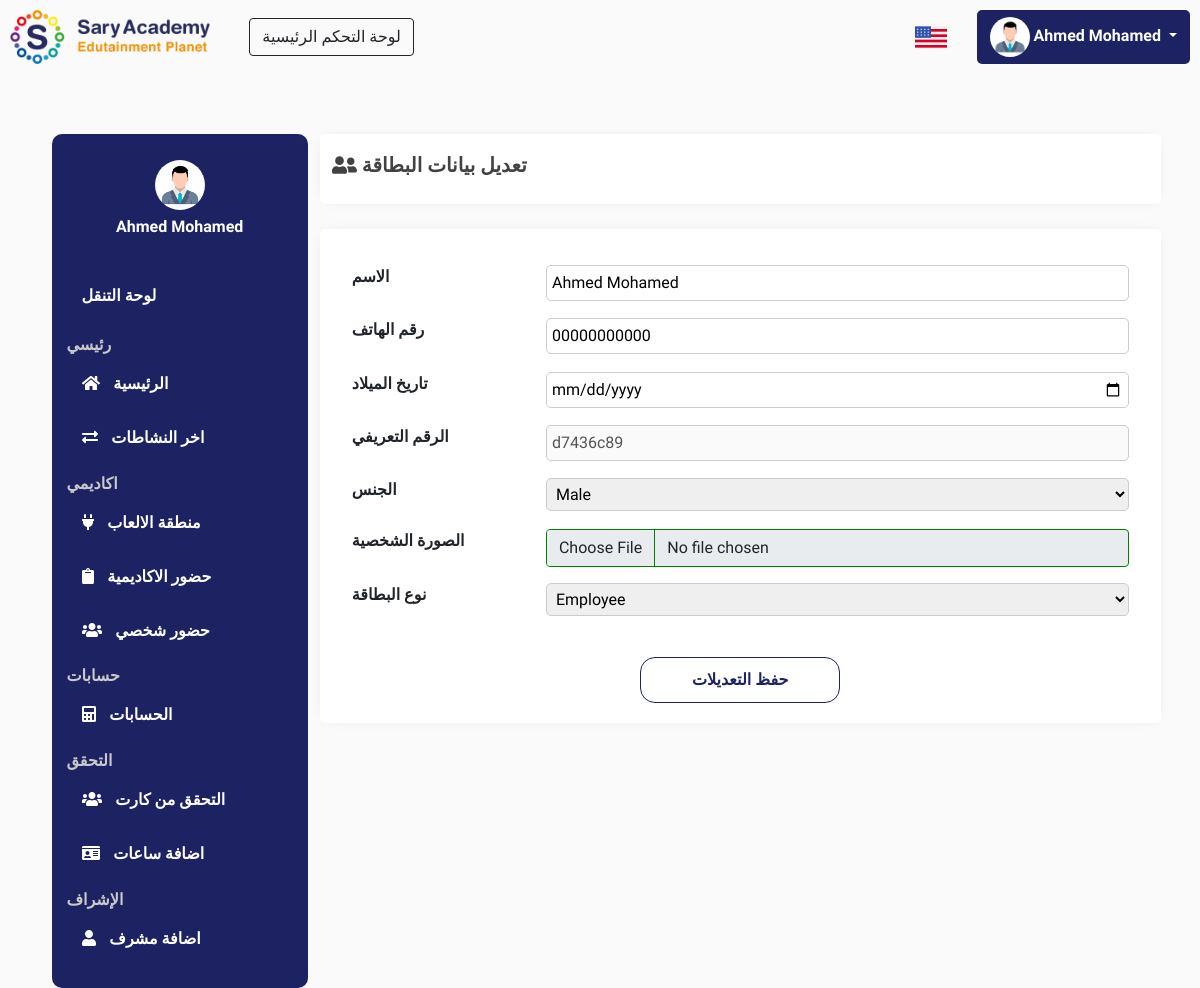
Screenshot of /ar/edit-profile.php?id=1 (signed in) with the database file from the repository.
### tables this page shows
CREATE TABLE `users` (
  `id` int(255) NOT NULL,
  `name` text NOT NULL,
  `email` text NOT NULL,
  `password` char(40) NOT NULL,
  `gender` text NOT NULL,
  `phone` text DEFAULT NULL,
  `role` text NOT NULL,
  `per_one` text NOT NULL,
  `per_two` text NOT NULL,
  `per_three` text NOT NULL,
  `per_four` text NOT NULL
);

CREATE TABLE `cards` (
  `id` int(255) NOT NULL,
  `name` text NOT NULL,
  `phone` text DEFAULT NULL,
  `birthday` text NOT NULL,
  `gender` text NOT NULL,
  `code` text NOT NULL,
  `kind` text DEFAULT NULL,
  `position` text DEFAULT NULL,
  `salary` text DEFAULT NULL,
  `profile_pic` varchar(255) DEFAULT NULL,
  `hours` int(255) NOT NULL
);

### ar/edit-profile.php (the view, shortened to what this page needs)
<html>
<head>
    <?php include('links.php'); ?>
</head>
<body style="background-color:#FAFAFA;padding:10px">
<?php include('header.php'); ?>
<div class="container" style="max-width: 95%;margin-top: 70px;">
    <div class="row">
        <div class="col-lg-3">
            <?php include('menu.php'); ?>
        </div>
        <div class="col-lg">
            <div class="row" style="background:white;height: 70px;box-shadow:0 0 15px -9px rgba(0, 0, 0, 0.25);border-radius:5px">
                <h5 style="text-transform: uppercase;font-weight:bold;color:#424242;align-self: center;"><i class="fas fa-user-friends"></i> تعديل بيانات البطاقة</h5>
            </div>
            <div class="row" style="background:white;padding:20px;box-shadow:0 0 15px -9px rgba(0, 0, 0, 0.25);border-radius:5px;margin-top:3%">
                <form method="POST" style="margin-top: 2%;" enctype="multipart/form-data">
                    <div id='container'>
<?php
$id = $_GET['id'];
$sql = "SELECT * FROM cards WHERE id = $id";
$query = mysqli_query($connect, $sql);
$num = mysqli_num_rows($query);
if($num > 0) {
    while($row = mysqli_fetch_assoc($query)) {
        $name = $row['name'];
        $phone = $row['phone'];
        $birthday = $row['birthday'];
        $gender = $row['gender'];
        $code = $row['code'];
        $kind = $row['kind'];
    }
} else {
    die();
}
?>
                    <label style="font-weight: bold;">الاسم</label>
                    <input type="text" name="name" value="<?php echo "$name" ?>" required>
                    <label style="font-weight: bold;">رقم الهاتف</label>
                    <input type="text" name="phone"  value="<?php echo "$phone" ?>">
                    <label style="font-weight: bold;">تاريخ الميلاد</label>
                    <input type="date" name="birthday" value="<?php echo "$birthday" ?>">
                    <label style="font-weight: bold;">الرقم التعريفي</label>
                    <input type="text" name="code" value="<?php echo "$code" ?>" disabled>
                    <label style="font-weight: bold;">الجنس</label>
                    <select name="gender" required>
                        <option hidden><?php echo "$gender" ?></option>
                    </select>
                    <label style="font-weight: bold;">الصورة الشخصية</label>
                    <div class="mb-3">
                    <?php
                        $query_check = mysqli_query($connect, "SELECT * FROM cards WHERE id = $id");
                        if($row_check = mysqli_fetch_array($query_check)) {
                            $profile = $row_check['profile_pic'];
                            if($profile !== "") {
                                echo '<input class="form-control" type="file" name="profile-pic" id="formFile" data-bs-toggle="tooltip" data-bs-placement="bottom" title="تم رفع الصورة من قبل" style="border: 1px solid green">';
                            } else {
                                echo '<input class="form-control" type="file" name="profile-pic" id="formFile" data-bs-toggle="tooltip" data-bs-placement="bottom" title="لم يتم رفع الصورة من قبل" style="border: 1px solid red">';
                            }
                        }
                    ?>
                    </div>
                    <label style="font-weight: bold;">نوع البطاقة</label>
                    <select name="kind" onchange="yesnoCheck(this);" required>
                        <option value=<?php echo "$kind" ?> hidden><?php echo "$kind" ?></option>
                    </select>
                    </div>
                    <input type="submit" name="edit-card" value="حفظ التعديلات">
                </form>
            </div>
        </div>
    </div>
</div>
</body>
</html>

### ar/header.php (shortened to what this page needs)
<nav style="display: block;">
        <a href="https://sary-academy.com" target="_blank"><img src="../pics/saryacademy.png" alt="Sary academy" style="max-width: 200px;"></a>
        <a href="https://saryacademy.com/dashboard/login" style="margin-left:3%"><button class="btn btn-outline-dark">لوحة التحكم الرئيسية</button></a>
        <div style="float: right;display:flex;align-items: center;gap: 30px">
        <a href="../"><img src="../pics/usa-flag.png"></a>
        <div class="dropdown" style="box-shadow:none !important;background:#1D2362;border-radius: 5px;">
        <button class="btn dropdown-toggle shadow-none" type="button" id="dropdownMenuButton1" data-bs-toggle="dropdown" aria-expanded="false" style="color:white;font-weight:bold;">
            <img src="../pics/placeholder.jpg" style="max-width: 40px;border-radius: 50%;">
<?php
$email = $_SESSION['email'];
$sql = "SELECT * FROM users WHERE email = '$email'";
$query = mysqli_query($connect, $sql);
while($row = mysqli_fetch_assoc($query)) {
    $name = $row['name'];
    echo "$name";
}
?>
        </button>
        </div>
        </div>
</nav>

### ar/menu.php (shortened to what this page needs)
<div class="menu-dashboard">
    <div class="menu-container">
        <img src="../pics/placeholder.jpg" style="max-width: 50px;border-radius: 50%;margin-left: auto;margin-right: auto;display: block;">
        <span style="text-align: center;color:white;display:block;font-weight:bold;margin-top:2%"><?php
        $email = $_SESSION['email'];
        $sql = "SELECT * FROM users WHERE email = '$email'";
        $query = mysqli_query($connect, $sql);
        while($row = mysqli_fetch_assoc($query)) {
            $name = $row['name'];
            $per_two = $row['per_two'];
            $per_three = $row['per_three'];
            $per_four = $row['per_four'];
            echo "$name";
        }
        ?></span>
        <div class="menu-links">
            <span style="color: white;font-weight:bold;padding:15px;margin-bottom:10px;display:block">لوحة التنقل</span>
            <div class="group">
            <span>رئيسي</span>
            <a href="dashboard.php"><button class="menu-link dashboard-menu"><i class="fas fa-home" style="margin-right: 5%;"></i> الرئيسية</button></a>
            <a href="activities.php"><button class="menu-link activities-menu"><i class="fas fa-exchange-alt" style="margin-right: 5%;"></i> اخر النشاطات</button></a>
            </div>
            <div class="group">
            <span>اكاديمي</span>
            <a href="display-sessions.php?month=<?php echo date('M') ?>"><button class="menu-link sessions-menu"><i class="fas fa-plug" style="margin-right: 5%;"></i> منطقة الالعاب</button></a>
            <a href="attendance.php"><button class="menu-link attendance-menu"><i class="fas fa-clipboard" style="margin-right: 5%;"></i> حضور الاكاديمية</button></a>
            <a href="attendance-schedule.php"><button class="menu-link attendance-schedule-menu"><i class="fas fa-users" style="margin-right: 5%;"></i> حضور شخصي</button></a>
            </div>
            <?php
                if($per_two !==""){
                    echo '
                    <div class="group">
                    <span>حسابات</span>
                    <a href="accounting.php?month='.date('M').'"><button class="menu-link accounting-menu"><i class="fas fa-calculator" style="margin-right: 5%;"></i> الحسابات</button></a>
                    </div>
                    ';
                }
            ?>
            <div class="group">
            <?php
                if($per_four !=="" || $per_three !== ""){
                    echo '<span>التحقق</span>';
                }
            ?>
            <?php
                if($per_four !==""){
                    echo '<a href="card-verification.php"><button class="menu-link card-verify-menu"><i class="fas fa-users" style="margin-right: 5%;"></i> التحقق من كارت</button></a>';
                }
            ?>
            <?php
                if($per_three !==""){
                    echo '<a href="add-hours.php"><button class="menu-link add-hours-menu"><i class="fas fa-id-card" style="margin-right: 5%;"></i> اضافة ساعات</button></a>';
                }
            ?>
            </div>
            <div class="group">
            <span>الإشراف</span>
            <?php
            if(!isset($_SESSION['email'])) {
                header('Location: index.php');
            } else {
                $email = $_SESSION['email'];
            }
            $sql = "SELECT * FROM users WHERE email = '$email'";
            $query = mysqli_query($connect, $sql);
            while($row = mysqli_fetch_assoc($query)) {
                $role = $row['role'];
            }
            if($role == "Admin") {
            } elseif($role == "Superadmin") {
                echo '<a href="add-admin.php"><button class="menu-link add-admin-menu"><i class="fas fa-user" style="margin-right: 5%;"></i> اضافة مشرف</button></a>';
            }
            ?>
            </div>
        </div>
    </div>
</div>

### ar/style/style.css (style rules this page uses)
*, html { margin: 0; padding: 0; }
body { height: 100%; width: 100%; font-family: 'Tajawal', sans-serif !important; }
a { text-decoration: none !important; color: black !important }
.menu-dashboard { background: #1D2362; border-radius: 10px; padding: 15px; position: relative; height: 100%; }
.menu-container { margin-top: 5% }
.menu-link { width: 100%; text-align: left; padding: 15px; background: transparent; color: white; font-weight: bold; outline: none; border: none; }
.menu-links { margin-top: 30px; }
.group { margin-bottom: 3%; }
.group span { color: #cacaca; font-weight: bold; }

### ar/style/all.css (style rules this page uses)
.fa-calculator:before { content: "\f1ec"; }
.fa-clipboard:before { content: "\f328"; }
.fa-exchange-alt:before { content: "\f362"; }
.fa-home:before { content: "\f015"; }
.fa-id-card:before { content: "\f2c2"; }
.fa-plug:before { content: "\f1e6"; }
.fa-user:before { content: "\f007"; }
.fa-user-friends:before { content: "\f500"; }
.fa-users:before { content: "\f0c0"; }

### ar/edit-profile.php (style rules this page uses)
input[type="text"], input[type="email"], input[type="password"], input[type="date"],select { padding: 5px; border: 1px solid #CCC; border-radius: 5px; outline: none; margin-bottom: 3%; }
#container { display: grid; grid-template-columns: 1fr 3fr; }
input[type="submit"] { padding: 10px; width: 200px; margin-left: auto; margin-right: auto; display: block; margin-top: 3%; background: white; color: #1d2362; border-radius: 15px; border: 1px solid #1d2362; font-weight: bold; outline: none; }

### rows the page displays
users: name "Ahmed Mohamed"
cards: name "Ahmed Mohamed", phone "00000000000", code "d7436c89", gender "Male", kind "Employee"
